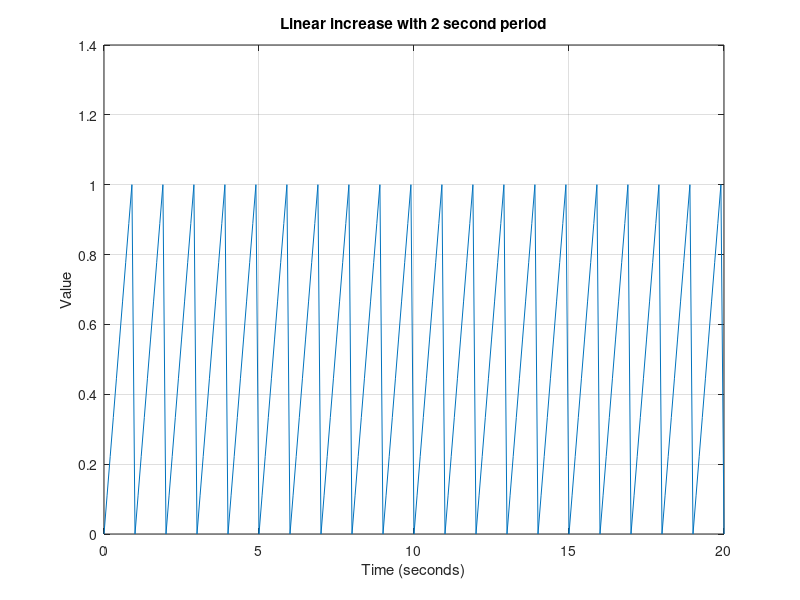

Recreate this plot in MATLAB.
% 시간 벡터 생성 (예: 0초에서 20초까지 0.1초 간격으로)
t = 0:0.1:20;

% 2초마다 0에서 100으로 선형적으로 증가하는 값 생성
y = 2 * 0.5556 * mod(t, 1);

% 그래프 그리기
figure;
plot(t, y);
xlabel('Time (seconds)');
ylabel('Value');
title('Linear increase with 2 second period');
grid on;

